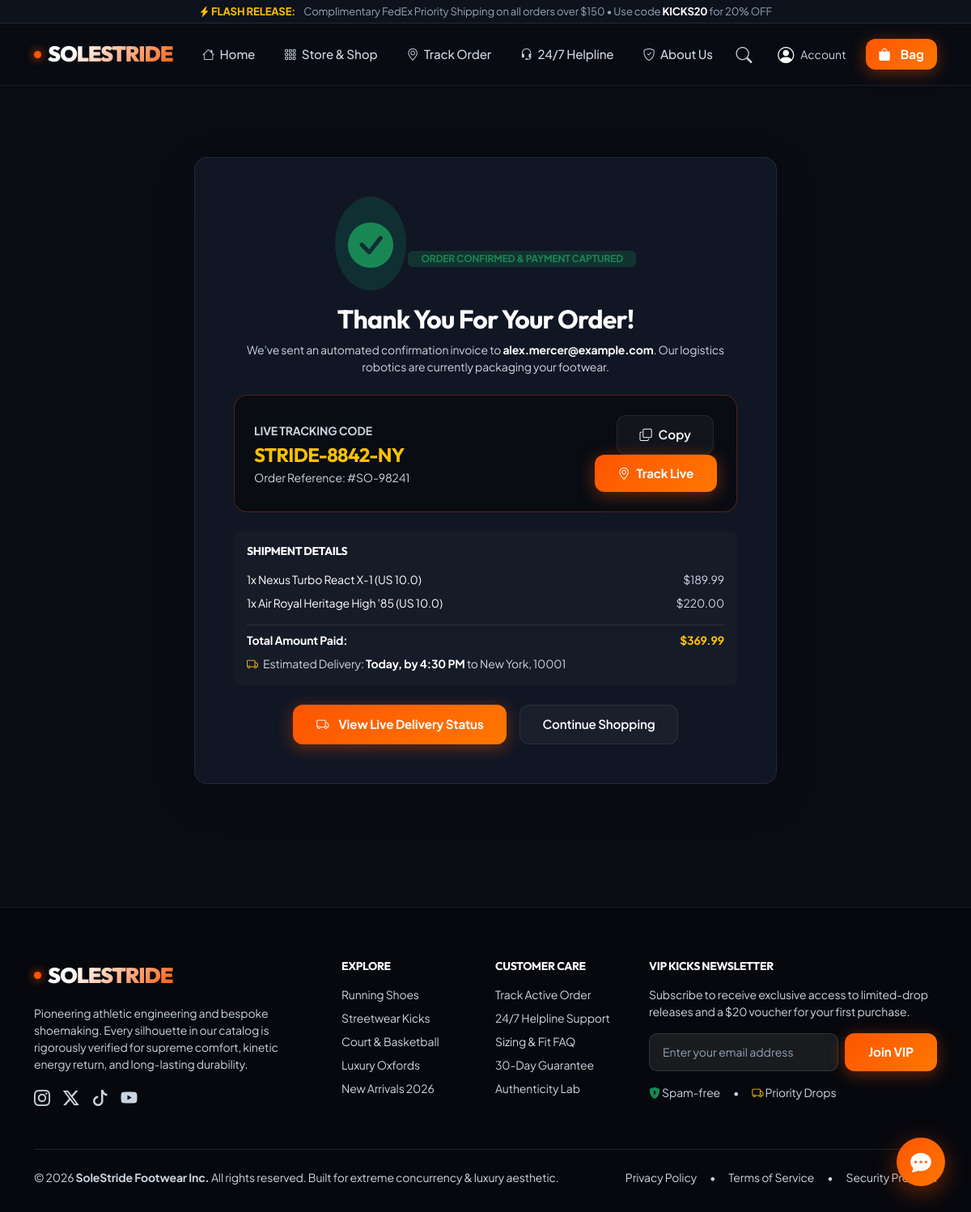
/order/success/STRIDE-8842-NY/, run on the app's committed database.
### shop/models.py (models this page shows, shortened)
class Order(models.Model):
    STATUS_CHOICES = [
        ('PLACED', 'Order Placed'),
        ('INSPECTION', 'Quality Inspection Passed'),
        ('DISPATCHED', 'Dispatched from Warehouse'),
        ('IN_TRANSIT', 'In Transit to Destination'),
        ('OUT_FOR_DELIVERY', 'Out for Delivery'),
        ('DELIVERED', 'Delivered & Signed'),
        ('CANCELLED', 'Cancelled'),
    ]
    PAYMENT_CHOICES = [
        ('CARD', 'Credit / Debit Card'),
        ('APPLE_PAY', 'Apple Pay / Google Pay'),
        ('COD', 'Cash on Delivery'),
    ]
    order_number = models.CharField(max_length=50, unique=True, db_index=True)
    tracking_code = models.CharField(max_length=50, unique=True, db_index=True)
    user = models.ForeignKey(User, on_delete=models.SET_NULL, null=True, blank=True, related_name='orders')
    customer_name = models.CharField(max_length=150)
    customer_email = models.EmailField(db_index=True)
    customer_phone = models.CharField(max_length=50)
    shipping_address = models.TextField()
    city = models.CharField(max_length=100)
    postal_code = models.CharField(max_length=30)
    country = models.CharField(max_length=100, default="United States")
    subtotal = models.DecimalField(max_digits=10, decimal_places=2, default=0)
    shipping_cost = models.DecimalField(max_digits=10, decimal_places=2, default=0)
    discount_amount = models.DecimalField(max_digits=10, decimal_places=2, default=0)
    total_amount = models.DecimalField(max_digits=10, decimal_places=2, default=0)
    status = models.CharField(max_length=30, choices=STATUS_CHOICES, default='PLACED', db_index=True)
    payment_method = models.CharField(max_length=20, choices=PAYMENT_CHOICES, default='CARD')
    payment_status = models.CharField(max_length=20, default='PAID')
    courier_partner = models.CharField(max_length=100, default="FedEx Priority Express")
    current_location = models.CharField(max_length=150, default="Central Fulfillment Facility, JFK Airport")
    driver_name = models.CharField(max_length=100, default="Marcus Vance")
    driver_phone = models.CharField(max_length=50, default="+1 (800) 555-8392")
    estimated_delivery = models.CharField(max_length=100, default="Within 48 Hours")
    notes = models.TextField(blank=True, default="Signature required on delivery. Temperature-controlled protective packaging.")
    created_at = models.DateTimeField(auto_now_add=True, db_index=True)
    updated_at = models.DateTimeField(auto_now=True)
    class Meta:
        ordering = ['-created_at']

class OrderItem(models.Model):
    order = models.ForeignKey(Order, on_delete=models.CASCADE, related_name='items')
    shoe = models.ForeignKey(Shoe, on_delete=models.CASCADE)
    size = models.CharField(max_length=10)
    quantity = models.PositiveIntegerField(default=1)
    unit_price = models.DecimalField(max_digits=10, decimal_places=2)
    @property
    def subtotal(self):
        return self.unit_price * self.quantity

class Shoe(models.Model):
    title = models.CharField(max_length=200, db_index=True)
    slug = models.SlugField(max_length=220, unique=True, db_index=True)
    brand = models.ForeignKey(Brand, on_delete=models.CASCADE, related_name='shoes', db_index=True)
    category = models.ForeignKey(Category, on_delete=models.CASCADE, related_name='shoes', db_index=True)
    tagline = models.CharField(max_length=255, blank=True)
    description = models.TextField()
    price = models.DecimalField(max_digits=10, decimal_places=2, db_index=True)
    original_price = models.DecimalField(max_digits=10, decimal_places=2, null=True, blank=True)
    rating = models.DecimalField(max_digits=3, decimal_places=2, default=4.9)
    review_count = models.PositiveIntegerField(default=48)
    image_url = models.CharField(max_length=500, blank=True)
    image = models.ImageField(upload_to='shoes/', blank=True, null=True)
    is_featured = models.BooleanField(default=False, db_index=True)
    is_trending = models.BooleanField(default=False, db_index=True)
    in_stock = models.BooleanField(default=True, db_index=True)
    material = models.CharField(max_length=200, default="AeroFiber Mesh & React Foam")
    cushioning = models.CharField(max_length=100, default="Air Max Pro 4D")
    weight = models.CharField(max_length=100, default="245g / 8.6 oz")
    release_year = models.PositiveIntegerField(default=2026)
    badge = models.CharField(max_length=50, blank=True, default="NEW RELEASE")
    created_at = models.DateTimeField(auto_now_add=True, db_index=True)
    class Meta:
        ordering = ['-created_at']
        indexes = [
            models.Index(fields=['category', 'price']),
            models.Index(fields=['is_featured', 'created_at']),
            models.Index(fields=['brand', 'price']),
        ]

### shop/views.py (the view)
# urls.py: path('order/success/<str:tracking_code>/', views.order_success_view, name='order_success'),
def order_success_view(request, tracking_code):
    order = get_object_or_404(Order.objects.prefetch_related('items__shoe', 'timeline'), tracking_code=tracking_code)
    return render(request, 'shop/order_success.html', {'order': order})

### shop/context_processors.py (called while the page is built)
def shop_context(request):
    try:
        cart = get_or_create_cart(request)
        cart_count = cart.total_items
        cart_subtotal = cart.subtotal
    except Exception:
        cart_count = 0
        cart_subtotal = 0
    return {
        'cart_count': cart_count,
        'cart_subtotal': cart_subtotal,
        'nav_categories': Category.objects.all()[:6],
        'nav_brands': Brand.objects.all()[:6],
    }

### shop/models.py (called while the page is built)
    @property
    def total_items(self):
        return sum(item.quantity for item in self.items.all())

    @property
    def subtotal(self):
        return sum(item.subtotal for item in self.items.all())

### shop/templates/shop/order_success.html (shortened to what this page needs)
{% extends 'base.html' %}
{% load static %}
{% block content %}
<div class="container py-5 text-center my-4">
    <div class="p-4 p-md-5 rounded-4 shadow-lg mx-auto" style="max-width: 720px; background: #111624; border: 1px solid var(--border-subtle);">
        <div class="p-3 rounded-circle d-inline-flex mb-3" style="background: rgba(16, 185, 129, 0.15);">
            <i class="bi bi-check-circle-fill text-success" style="font-size: 3.5rem;"></i>
        </div>
        <span class="badge bg-success bg-opacity-25 text-success small px-3 py-1 mb-2 d-inline-block">ORDER CONFIRMED & PAYMENT CAPTURED</span>
        <h2 class="text-white fw-bold display-font mb-2">Thank You For Your Order!</h2>
        <p class="text-muted small mb-4">
            We've sent an automated confirmation invoice to <strong class="text-white">{{ order.customer_email }}</strong>. Our logistics robotics are currently packaging your footwear.
        </p>
        <div class="p-4 rounded-4 mb-4 text-start" style="background: #090c13; border: 1px solid rgba(255, 85, 0, 0.3);">
            <div class="row g-3 align-items-center">
                <div class="col-md-7">
                    <span class="text-muted small text-uppercase fw-bold">Live Tracking Code</span>
                    <div class="fs-4 fw-bold text-warning display-font" id="displayTrackingCode">{{ order.tracking_code }}</div>
                    <div class="text-muted small">Order Reference: #{{ order.order_number }}</div>
                </div>
                <div class="col-md-5 text-md-end">
                    <button class="btn btn-sole-outline btn-sm me-1" id="copyTrackingBtn" data-code="{{ order.tracking_code }}">
                        <i class="bi bi-copy"></i> Copy
                    </button>
                    <a href="{% url 'track_order' %}?code={{ order.tracking_code }}" class="btn btn-sole-primary btn-sm">
                        <i class="bi bi-geo-alt"></i> Track Live
                    </a>
                </div>
            </div>
        </div>
        <div class="text-start p-3 rounded-3 mb-4" style="background: rgba(255, 255, 255, 0.02);">
            <h6 class="text-white fw-bold mb-3 small text-uppercase">Shipment Details</h6>
            <div class="d-flex flex-column gap-2">
                {% for item in order.items.all %}
                    <div class="d-flex justify-content-between align-items-center small">
                        <span class="text-white">{{ item.quantity }}x {{ item.shoe.title }} (US {{ item.size }})</span>
                        <span class="text-muted">${{ item.subtotal }}</span>
                    </div>
                {% endfor %}
            </div>
            <div class="border-top border-secondary border-opacity-25 mt-3 pt-2 d-flex justify-content-between text-white fw-bold small">
                <span>Total Amount Paid:</span>
                <span class="text-warning">${{ order.total_amount }}</span>
            </div>
            <div class="text-muted small mt-2">
                <i class="bi bi-truck text-warning me-1"></i> Estimated Delivery: <strong class="text-white">{{ order.estimated_delivery }}</strong> to {{ order.city }}, {{ order.postal_code }}
            </div>
        </div>
        <div class="d-flex justify-content-center gap-3">
            <a href="{% url 'track_order' %}?code={{ order.tracking_code }}" class="btn btn-sole-primary">
                <i class="bi bi-truck me-1"></i> View Live Delivery Status
            </a>
            <a href="{% url 'store' %}" class="btn btn-sole-outline">
                Continue Shopping
            </a>
        </div>
    </div>
</div>
{% endblock %}

### static/css/styles.css (style rules this page uses)
:root { --bg-primary: #090c13; --bg-surface: #101522; --bg-surface-elevated: #171e30; --bg-glass: rgba(16, 21, 34, 0.85); --border-subtle: rgba(255, 255, 255, 0.08); --border-accent: rgba(255, 85, 0, 0.3); --color-primary: #ff5500; --color-primary-glow: rgba(255, 85, 0, 0.4); --color-accent-cyan: #00e5ff; --color-accent-cyan-glow: rgba(0, 229, 255, 0.35); --color-accent-emerald: #10b981; --text-main: #f8fafc; --text-muted: #cbd5e1; --text-dim: #94a3b8; --font-display: 'Outfit', -apple-system, BlinkMacSystemFont, sans-serif; --font-body: 'Plus Jakarta Sans', -apple-system, BlinkMacSystemFont, sans-serif; --transition-smooth: all 0.28s cubic-bezier(0.16, 1, 0.3, 1); --card-radius: 16px; --shadow-lux: 0 20px 40px -15px rgba(0, 0, 0, 0.6); --shadow-glow: 0 0 30px rgba(255, 85, 0, 0.25); }
body { background-color: var(--bg-primary); color: var(--text-main); font-family: var(--font-body); overflow-x: hidden; letter-spacing: -0.01em; }
h1, h2, h3, h4, h5, h6, .display-font { font-family: var(--font-display); font-weight: 700; letter-spacing: -0.025em; }
a { color: inherit; text-decoration: none; transition: var(--transition-smooth); }
.btn-sole-primary { background: linear-gradient(135deg, #ff5500, #ff7700); color: #fff !important; font-weight: 700; font-size: 0.95rem; padding: 0.75rem 1.8rem; border-radius: 12px; border: none; box-shadow: 0 4px 20px var(--color-primary-glow); display: inline-flex; align-items: center; gap: 0.5rem; transition: var(--transition-smooth); }
.btn-sole-outline { background: rgba(255, 255, 255, 0.04); color: #fff !important; font-weight: 600; font-size: 0.95rem; padding: 0.75rem 1.7rem; border-radius: 12px; border: 1px solid var(--border-subtle); display: inline-flex; align-items: center; gap: 0.5rem; transition: var(--transition-smooth); }
.text-muted, small.text-muted, .small.text-muted { color: #cbd5e1 !important; }

### data on the page
Order: customer_email "alex.mercer@example.com", tracking_code "STRIDE-8842-NY", order_number "SO-98241", total_amount "369.99", estimated_delivery "Today, by 4:30 PM", city "New York", postal_code "10001"
OrderItem: quantity "1", shoe "Nexus Turbo React X-1", size "10.0", subtotal "189.99"
OrderItem: quantity "1", shoe "Air Royal Heritage High '85", size "10.0", subtotal "220.00"
